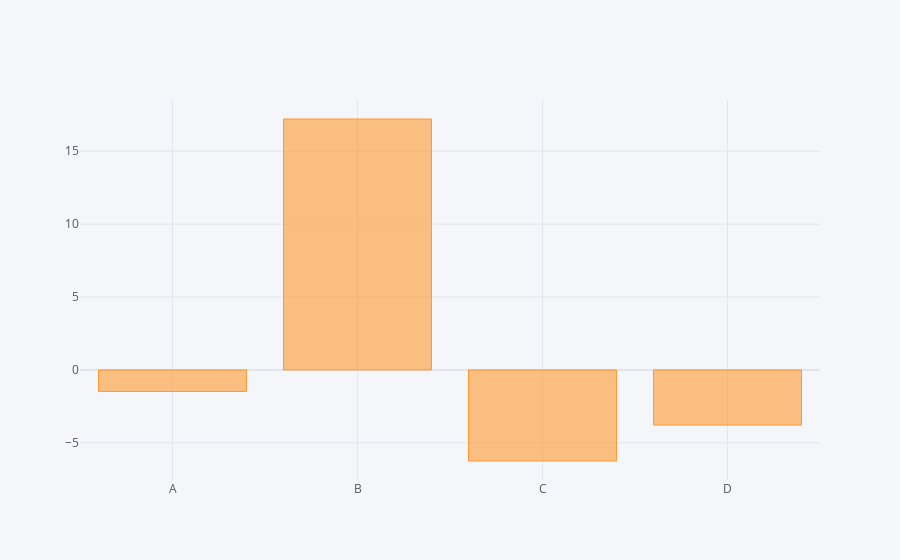

Here is the notebook cell this chart was saved with:
### Code cell
df.sum().iplot(kind='bar') # cant take the sum of each column, and this is more meaningful

### Figure 1 — Plotly figure (JSON) as saved in the notebook; plotly's stock layout.template omitted (floating-point values rounded to 4 significant figures)
{"data": [{"marker": {"color": "rgba(255, 153, 51, 0.6)", "line": {"color": "rgba(255, 153, 51, 1.0)", "width": 1}}, "name": "None", "orientation": "v", "text": "", "type": "bar", "x": ["A", "B", "C", "D"], "y": [-1.48, 17.21, -6.25, -3.786]}], "layout": {"legend": {"bgcolor": "#F5F6F9", "font": {"color": "#4D5663"}}, "paper_bgcolor": "#F5F6F9", "plot_bgcolor": "#F5F6F9", "title": {"font": {"color": "#4D5663"}}, "xaxis": {"gridcolor": "#E1E5ED", "showgrid": true, "tickfont": {"color": "#4D5663"}, "title": {"font": {"color": "#4D5663"}, "text": ""}, "zerolinecolor": "#E1E5ED"}, "yaxis": {"gridcolor": "#E1E5ED", "showgrid": true, "tickfont": {"color": "#4D5663"}, "title": {"font": {"color": "#4D5663"}, "text": ""}, "zerolinecolor": "#E1E5ED"}}}
